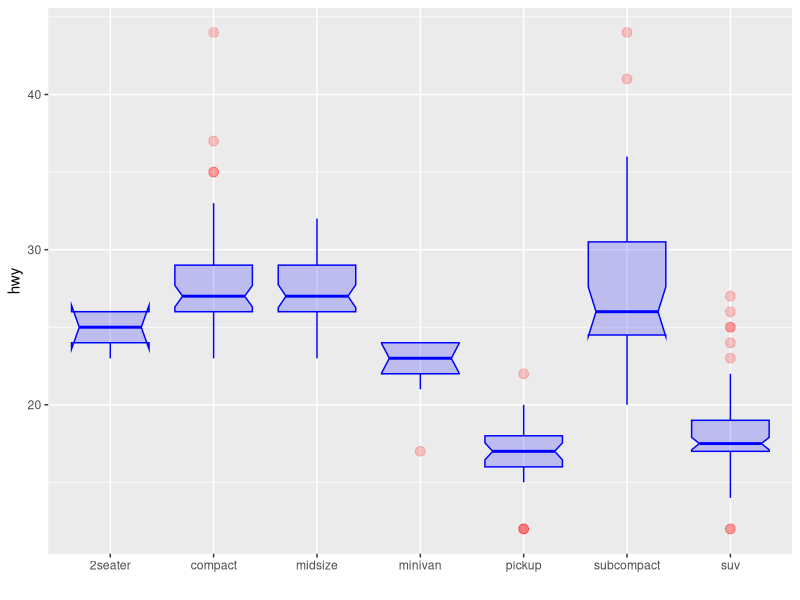

R code for this plot: (Note: this script raises an error after producing the figure.)
## ---- chunk 1
knitr::opts_chunk$set( warning=FALSE, message=FALSE)
## ---- chunk 2
# Load ggplot2
library(ggplot2)
 
# The mpg dataset is natively available
#head(mpg)
 
# geom_boxplot proposes several arguments to custom appearance
ggplot(mpg, aes(x=class, y=hwy)) + 
    geom_boxplot(
        
        # custom boxes
        color="blue",
        fill="blue",
        alpha=0.2,
        
        # Notch?
        notch=TRUE,
        notchwidth = 0.8,
        
        # custom outliers
        outlier.colour="red",
        outlier.fill="red",
        outlier.size=3
    
    ) +
    xlab("")
## ---- chunk 3
htmltools::includeHTML("htmlChunkRelatedDistribution.html")
